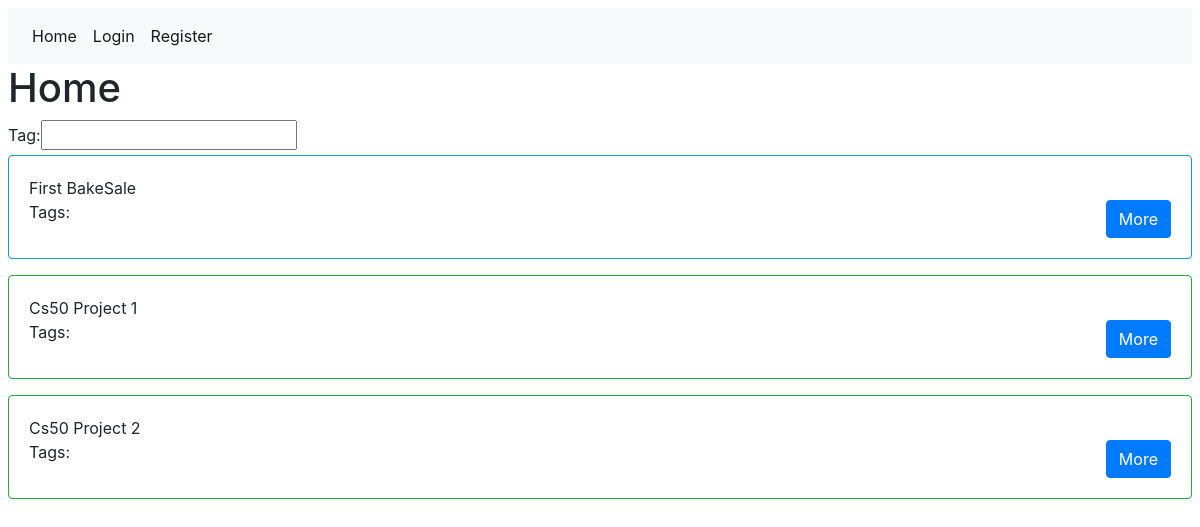
Before: /projects/ with the older database file.
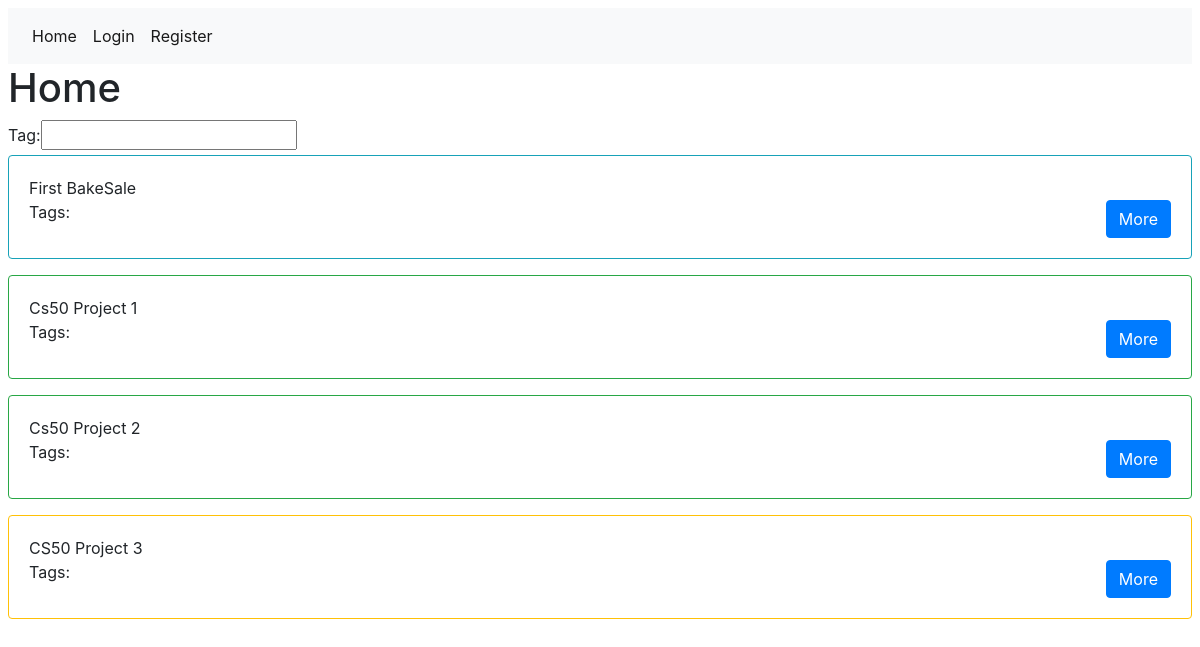
After: the same page with the newer database file.
### users/models.py (models this page shows, shortened)
class Project(models.Model):
    name = models.CharField(max_length=64)
    manager = models.ForeignKey(User, on_delete=models.PROTECT, related_name='manager')
    status = models.ForeignKey('Status', on_delete=models.PROTECT,)
    contributors = models.ManyToManyField(User, related_name='contributor', blank=True,)
    description = models.TextField()
    tags = models.ManyToManyField(Tag, blank=True,)

### projects/views.py (the view)
# urls.py: path("", views.home_view, name="home"),
def home_view(request):
    if request.method == "POST":
        form = SearchForm(request.POST)
        if form.is_valid():
            tag = form.cleaned_data['tag']
            tag = Tag.objects.get(tag = tag)
            projects = Project.objects.filter(tags = tag.id)
    if not request.user.is_authenticated:
        base = "users/base.html"
        projects = Project.objects.all()
    else:
        user = request.user
        base = "projects/base.html"
        projects = Project.objects.exclude(contributors = request.user).exclude(manager = request.user).all()
    context = {
        "projects": projects,
        "base": base,
        "form": SearchForm()
    }
    return render(request, "projects/home.html", context)

### projects/forms.py
class SearchForm(ModelForm):
    class Meta:
        model = Tag
        fields = ['tag']

### projects/templates/projects/home.html (shortened to what this page needs)
{% extends base %}
{% block body %}
  <h1>Home</h1>
  <form action="{% url 'projects:home' %}" method="post">
    {{form}}
  </form>
  {% for project in projects %}
    <div class="{{project.status.cardClass.cardClass}}">
      <div class="card-body">
          {{project.name}}<br>
          Tags:
        <a href="{% url 'projects:manage_project' project.id %}" class="float-right btn btn-primary">More</a>
      </div>
    </div>
  {% endfor %}
{% endblock %}

Changed rows visible on the page:
added Project: name "CS50 Project 3"
